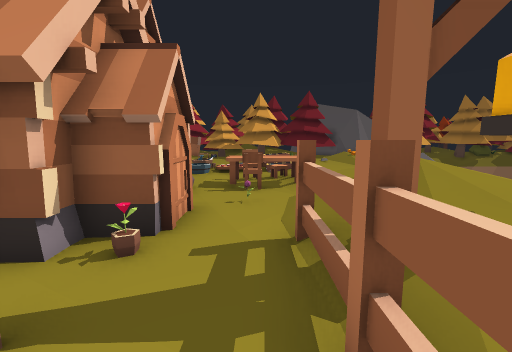
View 1 (above)

17 first-person views from a walk through a 3-D level made in the Godot game engine. The camera is 1.5 m above the floor, tilts 8° down and sees 90° across. The floor is counted in squares, 1 m on a side. Each view is taken from the middle of a square. On the plan, view 1 faces up. The plan holds only what a view shows up to about 13 squares ahead; the rest is blank. The place goes on beyond the plan.

View 2
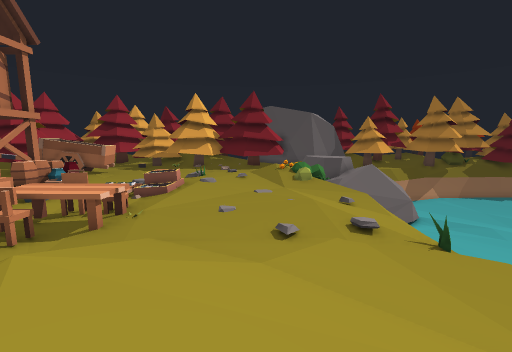

View 3
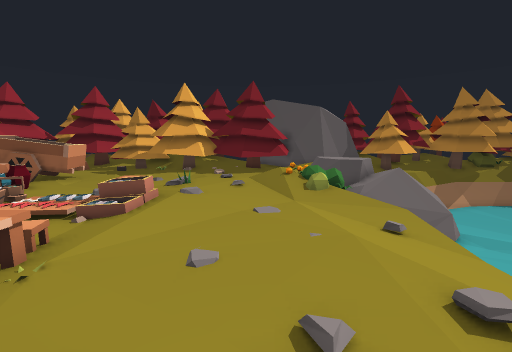

View 4
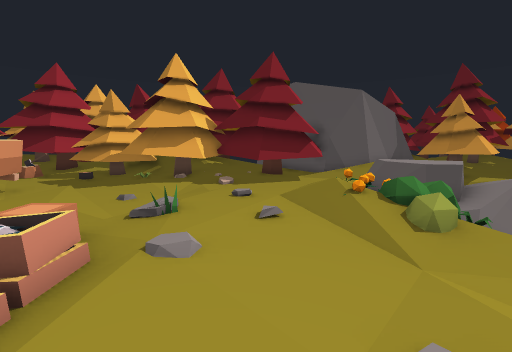

View 5
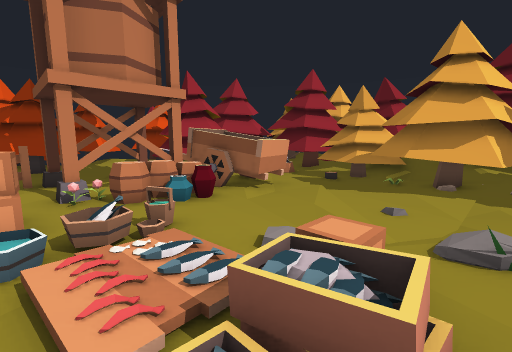

View 6
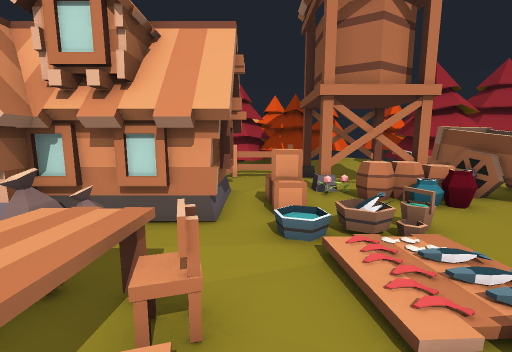

View 7
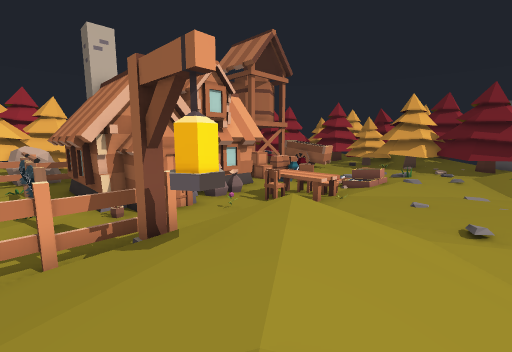

View 8
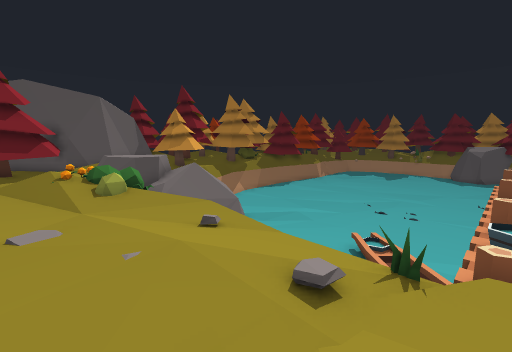

View 9
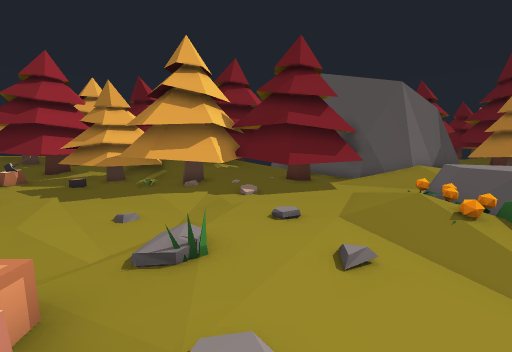

View 10
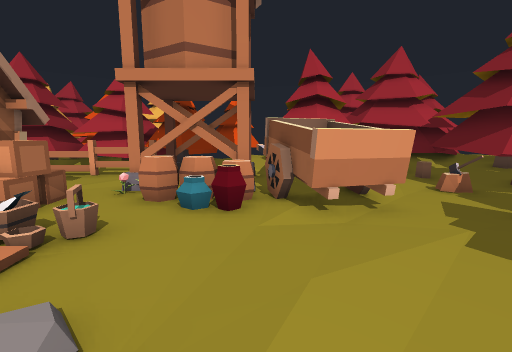

View 11
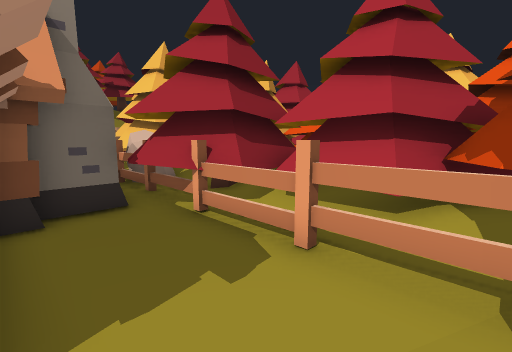

View 12
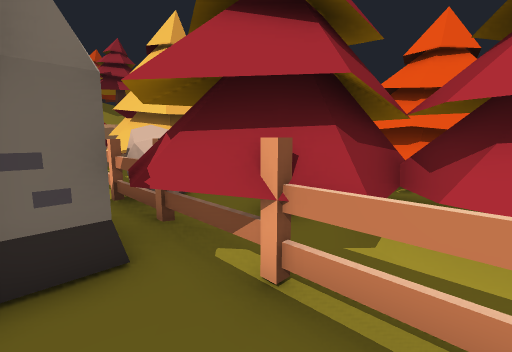

View 13
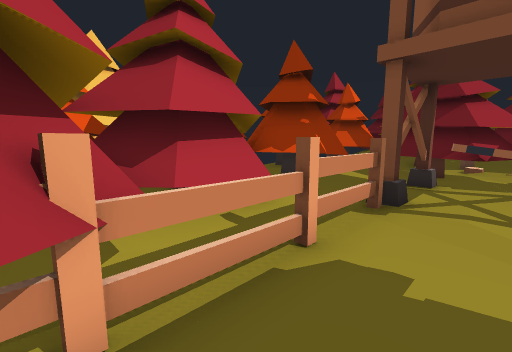

View 14
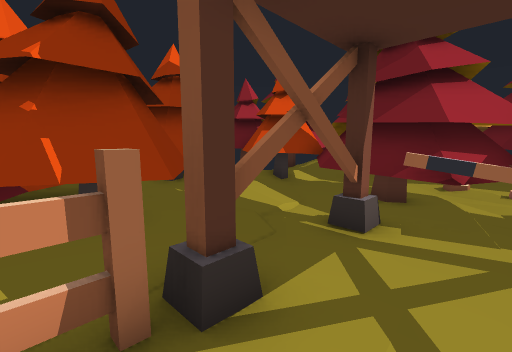

View 15
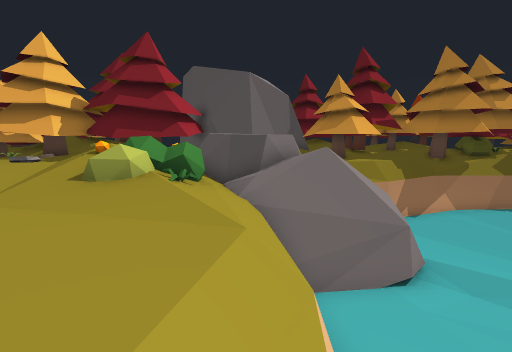

View 16
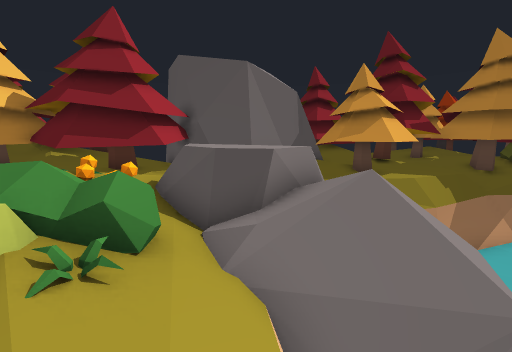

View 17
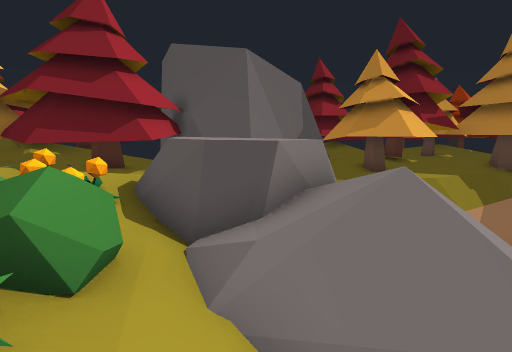

### Floor plan
Key: @ floor where view 1 was taken; # wall or solid block; x gap in a wall; . main floor; : floor 0.25 m higher than the main floor; - floor 0.25 m lower than the main floor; + floor 0.5 m higher than the main floor; _ floor 0.5 m lower than the main floor; * floor 0.75 m higher than the main floor; % floor 1 m higher than the main floor; / step, stairs or slope; D closed door; = window, fence, low wall or low ledge; ≈ liquid the walk keeps out of; ^ raised ledge; v drop or lower ground; T table; C chair; H house; B barrel; J jar; U bush; R crate; A box; K rock; W wheel; E tree; S sack; O other object.
Columns run from 12 left of view 1 to 18 right of it. Each row starts with its distance up from view 1.
 28 #EE       OO             EE
 27 O EE          E   #      E  EEE
 26 O    E    OEEEEE  ##   ##=E .EO
 25  EEE #E  EEEEE E  E#####/EE EEO
 24   EEEEEEEEEE EEE#EEE##///EEEE.
 23   E..EO.EEEE#EEEE EE/// /EEEE_v
 22 EEE/......EEEEE/EEE...K ////v≈≈
 21   E /......EEE...... K  K  ≈≈≈≈
 20 EEEEEWW#........../:/       ≈≈≈
 19 OEEEE^  #........:/O/K     ≈≈≈≈
 18 OEEEE#^##.....::///OO/     ≈≈≈≈
 17  .##.#WJ......::::O#==/  v≈≈≈≈
 16  .#..#BJ......+::./UU//≈≈≈≈≈≈
 15  .x...BJ...//R:/:./..//≈≈≈≈≈≈≈
 14 EE#..#OB.O///AA/:...--/≈ ≈≈≈≈≈
 13 EE#...O..==:/A/::...--/≈ ≈≈≈≈≈
 12 EE#....RR//////:::://-/   ≈≈≈≈≈
 11 EE#...........::::://-/   ≈≈≈≈≈
 10 EE#...H#H..TC/:::+++./   ≈v≈≈≈≈
  9 EE#..    #.TTT::::::./   v≈≈≈≈≈
  8 EE#..    HS.C..::://.=#  ≈≈≈≈≈≈
  7 EEE..    #S... //::../===x^^__^
  6 EEEE.H  HH..O/ ///:...
  5  EE##  HH DD./ /////.
  4   ##     HDD.//%%++
  3 KK#..H#H#HO..#x#*++
  2  K#..######..=++++
  1 EK#./.  ... ./:++ *
  0  E          @#
 -1 EE
 -2 E
 -3 O
 -4 O
 -5 O
 -6 O

Where each view was taken, in squares from view 1:
view 1: 0 up, 0 right, facing up
view 2: 3 up, 5 right, facing up
view 3: 6 up, 5 right, facing up
view 4: 11 up, 4 right, facing up
view 5: 12 up, 2 right, facing up-left
view 6: 11 up, 2 right, facing left
view 7: 1 up, 6 right, facing up-left
view 8: 7 up, 5 right, facing up-right
view 9: 13 up, 3 right, facing up
view 10: 17 up, 1 right, facing left
view 11: 12 up, 7 left, facing down-left
view 12: 9 up, 8 left, facing down-left
view 13: 7 up, 8 left, facing up-left
view 14: 12 up, 8 left, facing up-left
view 15: 11 up, 10 right, facing up
view 16: 14 up, 10 right, facing up
view 17: 15 up, 10 right, facing up
